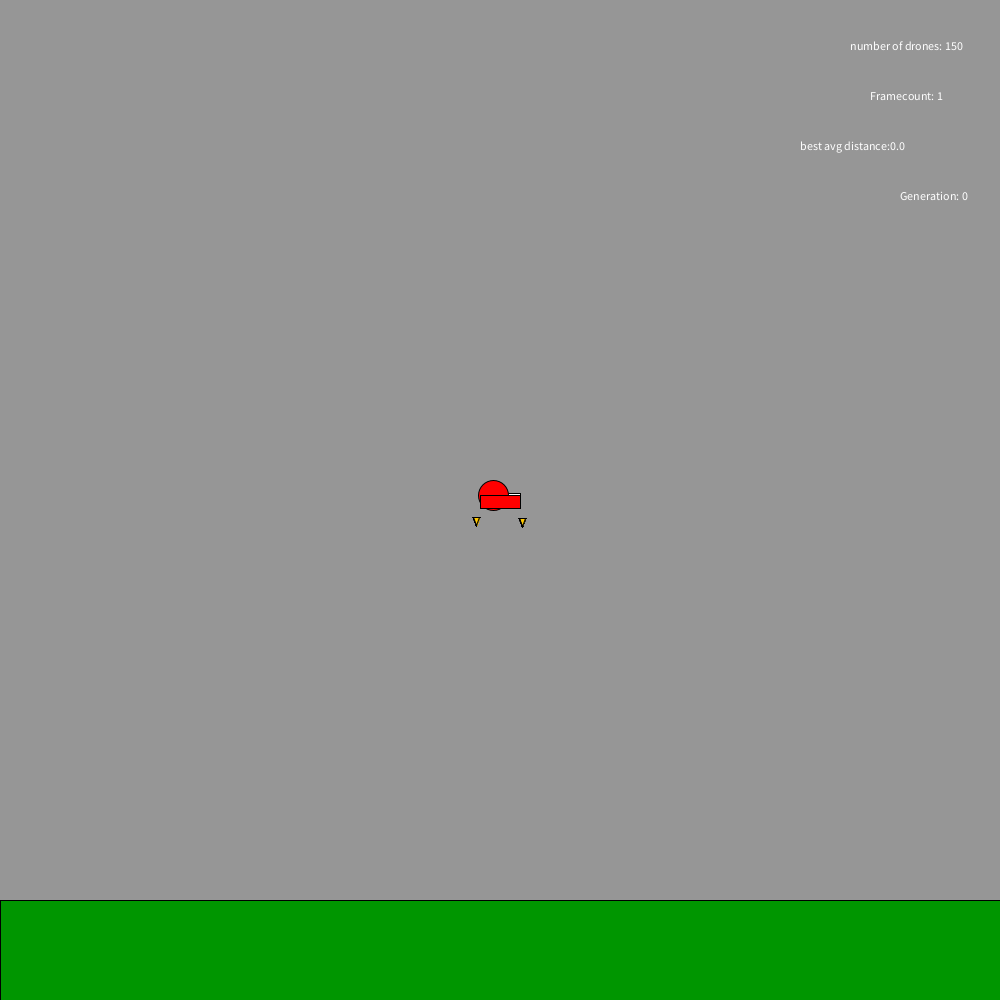
Frame 1 (no input)
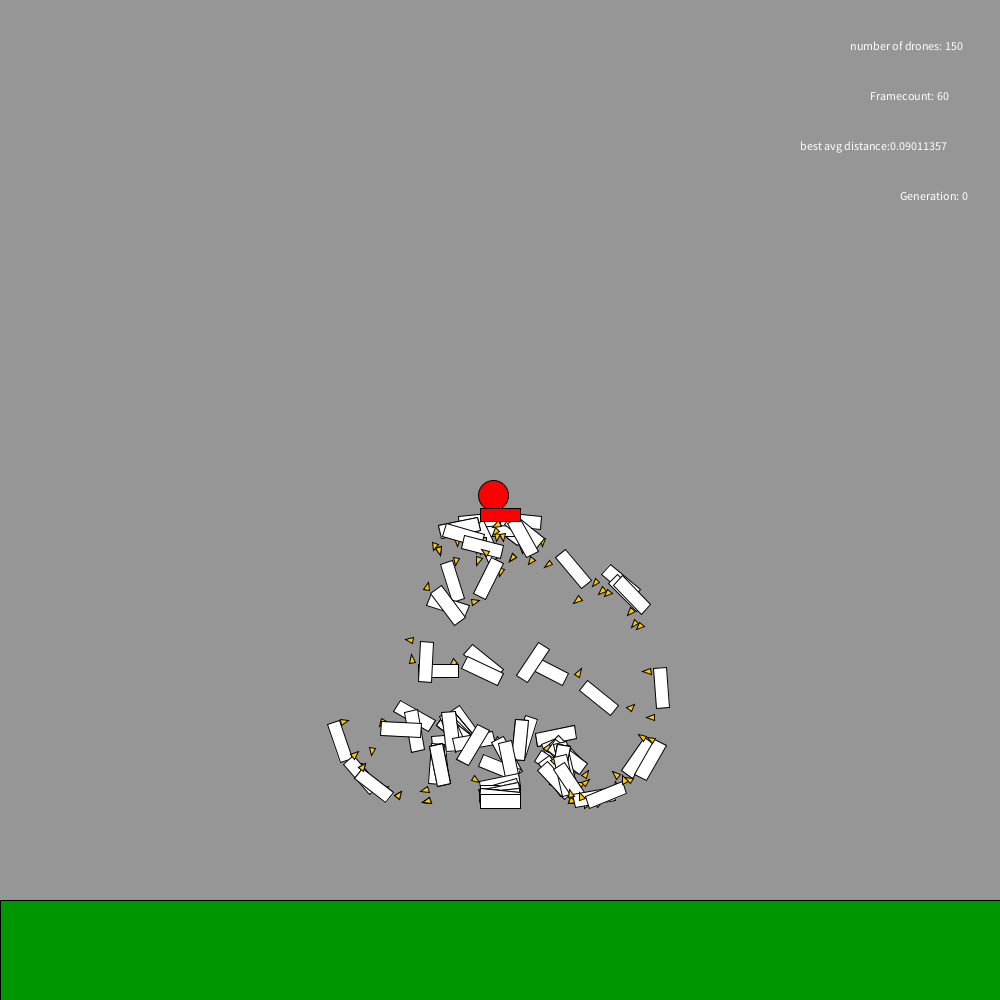
Frame 60 (the mouse pressed at the canvas centre just before this capture)
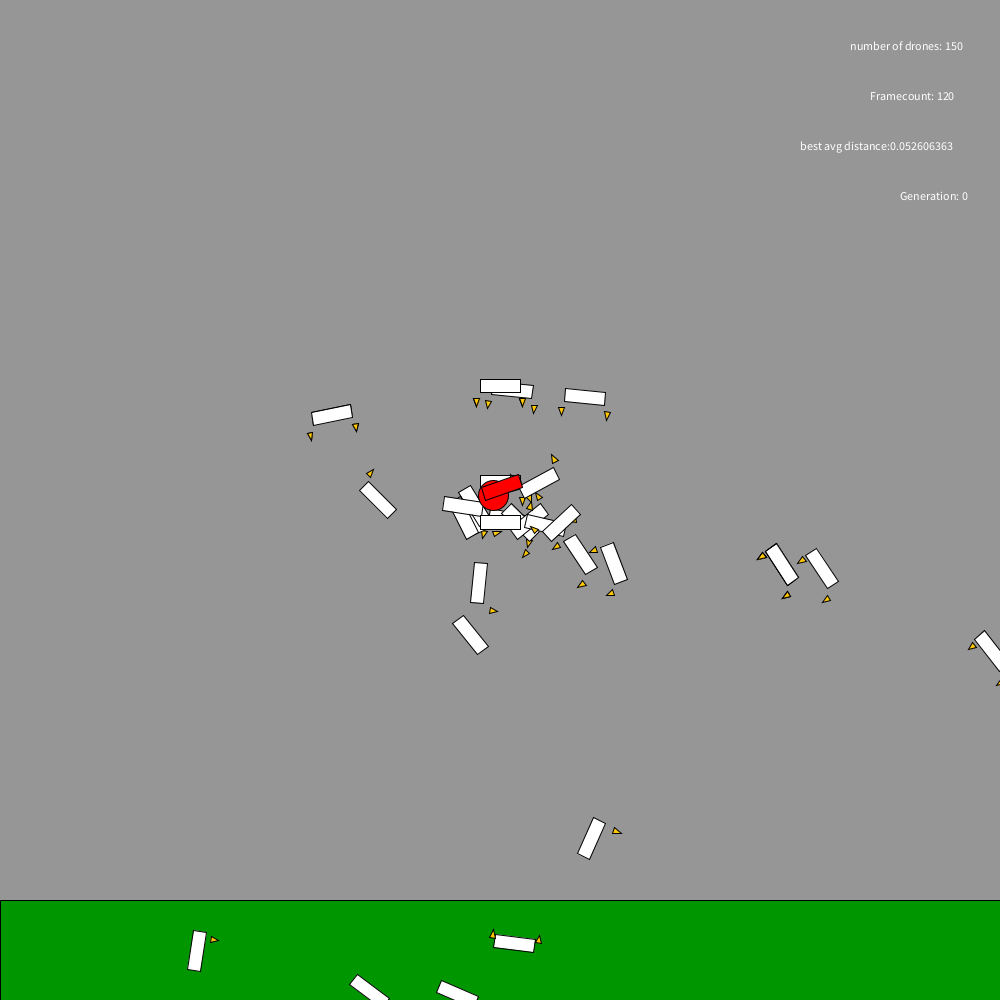
Frame 120 (the mouse held since frame 60 and released just before this capture)

The Processing sketch that drew these frames (run headless with seeded random() and noise(); from frame 60 on, the mouse is pressed at the canvas centre):

// Processing sketch: droneSim_for_NN_Testing
// ── droneSim_for_NN_Testing.pde
import java.util.*;



int gen;
int population;
ArrayList<Drone> drones;
int[] layout = {8,10,2};
Target t = new Target(750, 250, 30);
Boolean reached =false;




void setup() {
  
  frameRate(240);

  population =150;
  drones = new ArrayList();
  ;
  for (int i = 0; i<population; i++) {
    drones.add(new Drone(500, 500, new NeuralNet(layout)));
  }
  size(1000, 1000);
  t.relocate();
}





void draw() {


  background(150);
  push();
  fill(0, 150, 0);
  rect(0, 900, 1000, 100);
  pop();
  text("Framecount: "+frameCount, 870, 100);
  text("best avg distance:"+drones.get(0).distavg, 800, 150);
  text("Generation: "+gen, 900, 200);
  text("number of drones: "+drones.size(), 850, 50);
  Collections.sort(drones);
  for (int i = 0; i<drones.size(); i++) {
    Drone d=drones.get(i);
    d.show();
    d.update(t);
    d.think(t);
    d.act();
  }
  t.show();
  fill(255, 0, 0);
  drones.get(0).show();
  //drones.get(0).brain.show(10,10,200,false);  //displaying Neural Network of best Performance
  fill(255);


if(gen<6){             //adjust generational Duration
  if ((frameCount%400==0)||drones.size()<6) {
    newGen();
  }
}else if(gen<35){
if ((frameCount%550==0)||drones.size()<6) {
    newGen();
  }
}else{
if ((frameCount%1600==0)||drones.size()<6) {
    newGen();
  }
}
}




void newGen() {
  
  gen++;
  //if(gen>25){
  t.relocate();
  //}
 
  Collections.sort(drones);
 
 int offspring = 50;        //adjust amount of offpring a succesful Drone has
 int topX = 3;              //adust how many Drones get to reproduce in a given generation
 
 
  Drone[] tempDrone = new Drone[topX*offspring];
  for (int i = 0; i<drones.size(); i++) {
    if (i<topX) {  
      for (int j = 0; j<offspring; j++) {
        tempDrone[i*offspring+j]=reproduce(drones.get(i));
      }
    } else {
      drones.remove(i);
      i--;
    }
  }
  for (int i = 0; i<tempDrone.length; i++) {
    drones.add(tempDrone[i]);
  }


  for (int i = 0; i<drones.size(); i++) {
    Drone d = drones.get(i);
    
    d.pos = new PVector(500, 500);
    d.vel.mult(0);
    d.minDistToTarget=1000;
    d.distacceleration=0;
    d.divisor=1;
    d.rotation=PI;
  }
}






Drone reproduce(Drone parent) {

  Drone child = new Drone(500, 500, new NeuralNet(parent.brain));
  child.mutate(0.05, 0.1);     //adjust amount of mutation
  parent.rotation=PI;
  return child;
}

// ── Drone.pde
import java.util.*;

class Drone implements Comparable<Drone>{
 
  float rotation = PI;
  float rotVel =0.00;
  PVector pos;
  PVector vel = new PVector(0,2);
  PVector acceleration = new PVector(0,0);
  float size = 20;
  
  
  //the following floats serve the calculation of the fitness
  int score;
  PVector distToTarget;
  float minDistToTarget = 1000;
  float distacceleration = 0;
  float divisor =0;
  float distavg =0;
  
  
  
  Target target;
  NeuralNet brain;
  
  public Drone(float x, float y, NeuralNet in){
    pos = new PVector(x,y);
    brain = in;
  }
  
  void mutate(float amount, float frequency){
    brain.mutate(amount,frequency);
  }
  
  
  void show(){
    push();
    translate(pos.x,pos.y);
    rotate(rotation);
    rect(-size,-size/3.0, size*2, size/1.5);
    //rect(-size*1.2,-size/2.0, size/4.0, size);
    //rect(size, -size/2.0, size/4.0, size);
    //circle(0,0,size);
    
    pop();
    
    //brain.show(10, 10, 200, true);
  }
  
  void update(Target t){
    target = t;
    rotation+=rotVel;
    pos.add(vel);
    vel.add(new PVector(0,0.15)); //exerts gravitational force
    vel.mult(0.99);
    rotVel*=0.9;
    //if(rotation<0.5*PI){rotVel*=-1;}
    //if(rotation>3*0.5*PI){rotVel*=-1;}
    
   distToTarget= new PVector(pos.x-t.pos.x, pos.y-t.pos.y);
    
    if(distToTarget.mag()<minDistToTarget){minDistToTarget=distToTarget.mag();}
    
    divisor++;
    distacceleration+=sq(distToTarget.mag()/100);
    distavg = distacceleration/divisor;
  }
  
  void fireLeft(float in){
    push();
    translate(pos.x,pos.y);
    rotate(rotation);
    fill(255,200,0);
    triangle(size*1.3, -size*0.8, size, -size*0.8, size*1.15, -size*1.2);
    pop();
    rotVel+=0.02*in;
    acceleration = new PVector(0,0.2*in);
    acceleration.rotate(rotation);
    vel.add(acceleration);
    
  }
  
    void fireRight(float in){
      push();
    translate(pos.x,pos.y);
    rotate(rotation);
    fill(255,200,0);
    triangle(-size*1.3, -size*0.8, -size, -size*0.8, -size*1.15, -size*1.2);
    pop();
    rotVel-=0.02*in;
    acceleration = new PVector(0,0.2*in);
    acceleration.rotate(rotation);
    vel.add(acceleration);
  }
  
  void think(Target t){
    float[] inputArray = {distToTarget.x, distToTarget.y,(rotation%(2*PI))-PI,rotVel, acceleration.mag(),acceleration.heading() ,atan(1/vel.x) ,atan(1/vel.y)};
    brain.run(inputArray);
  }
  
  void act(){
   float[] action = brain.outputLayer();
   if(action[0]>0){fireLeft(0.5);}
   if(action[1]>0){fireRight(0.5);}
   
  }
  
    public int compareTo(Drone other){
     if(other.distavg>this.distavg){
       return -1;
     }else if(other.distavg<this.distavg) {
       return 1;
     }
     else{
       return 0;
     }
    }
}

// ── Edge.pde
class Edge{
 
  float weight;
  float colorShift;
  
  public Edge( float fac, float pF){
    weight = fac;
    colorShift = (weight+pF)*(250.0/(2*pF));
  }
  
  void show(float inx,float iny,float outx,float outy){
    push();
    stroke(250-colorShift,0.5*colorShift,colorShift, 150);
    strokeWeight(3);
    line(inx, iny, outx, outy);
    pop();
  }
  
  void mutate(float amount){
    
    
    weight+=random(-amount, amount);
    colorShift = (weight+10)*12.5;
   
  }
  
  void setWeight(float in){
    weight=in;
  }


}

// ── NeuralNet.pde
class NeuralNet{
  
  float pF = 10;
  int parameter;
  
  public int[] layout;
  
  ArrayList<Node[]> layers = new ArrayList();
  ArrayList<Edge[][]> edges = new ArrayList();
  
  public NeuralNet(int[] in){
    layout = in;
    this.fillNet();
    parameter = calcParameter();
  }
  
  
  
  public NeuralNet(NeuralNet in){
    this.layout = in.layout;
    this.pF = in.pF;
    this.layers = nodeCopy(in);
    this.edges = edgeCopy(in);
    parameter = calcParameter();
  }
  
  
  
  
  void fillNet(){
    for(int i =0; i<layout.length; i++){
     
      Node[] nodes = new Node[(int)layout[i]];
    
      if(i<layout.length-1){
        
         Edge[][] connections = new Edge[(int)layout[i]][(int)layout[i+1]];
         
         for(int j =0; j<layout[i]; j++){
          for(int k = 0; k<layout[i+1]; k++){
             connections[j][k]=new Edge(random(-pF,pF), pF);
          }
         }
         
         edges.add(connections);
      }
      for(int j =0; j<layout[i]; j++){
       nodes[j]=new Node();
       
      }
       layers.add(nodes);
     }
   }
   
   
   
   
   
   
   
   void show(float x, float y, float size, boolean showParameter){
    // print("layers: "+layers.size());
    // print("edges: "+edges.size());
     for(int i = 0; i<layers.size()-1; i++){
       for(int j = 0; j<layers.get(i).length; j++){
         for(int k = 0; k<layers.get(i+1).length; k++){
           edges.get(i)[j][k].show(x+((size/(layers.size()-1.0))*i), y+((size/(layers.get(i).length+1.0))*(j+1.0)), x+((size/(layers.size()-1.0))*(i+1.0)), y+((size/(layers.get(i+1).length+1.0))*(k+1.0)));
         }    
       }
     }
     for(int i = 0; i<layers.size(); i++){
       for(int j = 0; j<layers.get(i).length; j++){
         layers.get(i)[j].show(x+((size/(layers.size()-1.0))*i), y+((size/(layers.get(i).length+1))*(j+1.0)));
       }
     }
     
     if(showParameter){
       push();
         textSize(10);
         fill(0,0,255);
         text(parameter+" parameters", x+size-50, y);
       pop();
     }
   }
   
   int calcParameter(){
     int parameter = 0;
       for(int i =0; i<layout.length; i++){
         parameter+=layout[i]*2;
         if(i<layout.length-1){
           parameter+=layout[i]*layout[i+1];
         }
       }
       return parameter;
   }
   
   
   
   
   
   
   void run(){
     for(int i = 1; i<layers.size(); i++){
       for(int j = 0; j<layers.get(i).length;j++){
         float[] in = new float[layers.get(i-1).length];
           for(int k = 0; k<in.length;k++){
             in[k]=layers.get(i-1)[k].getValue()*edges.get(i-1)[k][j].weight;
           }
         layers.get(i)[j].recive(in);
       }
     }
   }
   
   
    void run(float[] input){
       inputValues(input);
     for(int i = 1; i<layers.size(); i++){
       for(int j = 0; j<layers.get(i).length;j++){
         float[] in = new float[layers.get(i-1).length];
           for(int k = 0; k<in.length;k++){
             in[k]=layers.get(i-1)[k].getValue()*edges.get(i-1)[k][j].weight;
           }
         layers.get(i)[j].recive(in);
       }
     }
   }
   
   
   
  
  void inputValues(float[] in){
    if(in.length!=layers.get(0).length){
      print("invalid input");
    }else{
      for(int i = 0; i < in.length; i++){
        layers.get(0)[i].setValue(atan(in[i])/PI);
      }
    }
  }
  

 void mutate(float in, float pos){
  for(int i = 0; i<layers.size(); i++){
       for(int j = 0; j<layers.get(i).length;j++){
        
         if(random(0,1)<pos){
          layers.get(i)[j].mutate(in*4, in*4); 
         }
         
         if(i<layers.size()-1){
           for(int k = 0; k<layers.get(i+1).length;k++){
           if(random(0,1)<pos){
             edges.get(i)[j][k].mutate(in);
           }
         }
       }
     }
   }
 }
 
 float outputSum(){
   float out = 0;
    for(int i = 0; i<layers.get(layers.size()-1).length; i++){
      out+=layers.get(layers.size()-1)[i].value;
    }
    return out;
 }
 
 float[] outputLayer(){
   float[] out = new float[layout[layout.length-1]];
   for(int i = 0; i<out.length;i++){
     out[i]=layers.get(layers.size()-1)[i].value;
   }
   return out;
 }
 
 
 
 
 
   ArrayList<Edge[][]> edgeCopy(NeuralNet in){
     
   ArrayList<Edge[][]> out = new ArrayList();
   for(int i =0; i<in.edges.size(); i++){
         Edge[][] connections = new Edge[(int)in.layout[i]][(int)in.layout[i+1]];
         for(int j =0; j<layout[i]; j++){
          for(int k = 0; k<layout[i+1]; k++){
             connections[j][k]=new Edge(in.edges.get(i)[j][k].weight, pF);
          }
         }
         out.add(connections);
      }      
      return out;
   }
   
   
   
   
   
   ArrayList<Node[]> nodeCopy(NeuralNet in){
     ArrayList<Node[]> out = new ArrayList();
     for(int i =0; i<in.layers.size(); i++){
         Node[] nodes = new Node[(int)in.layout[i]];
         for(int j =0; j<in.layout[i]; j++){
           nodes[j]=new Node();
           nodes[j].setBiasAndW(in.layers.get(i)[j].bias,in.layers.get(i)[j].w);
         }
         out.add(nodes);
     }
   return out;  
   }
 


}

// ── Node.pde
class Node {
  float value;
  float bias = 0;
  float w = 1;

  void recive(float[] in) {
    float sum = 0;
    for (int i = 0; i < in.length; i++) {
      sum+=in[i];
    }
    value = atan(sum*w+bias)/PI*2;
  }

  float getValue() {
    return this.value;
  }

  void setValue(float in) {
    value = in;
  }

  void setBiasAndW(float b, float wIn) {
    bias=b;
    w=wIn;
  }


  public void show(float x, float y) {

    push();
    fill(value*128+128);
    circle(x, y, 15);
    fill(230, 130, 0);
    text(value, x-5, y-5);
    pop();
  }






  public void mutate(float biasMutation, float wMutation) {

    float bFactor = random(-biasMutation, biasMutation);
    float wFactor = 1+random(-wMutation, wMutation);

    bias+=bFactor;
    w*=wFactor;
  }
}

// ── Target.pde
class Target{

  PVector pos;
  float diameter;
  
  public Target(float x, float y, float dia){
    pos=new PVector(x,y);
    diameter = dia;
  }
  
  
  void relocate(){
     pos.x=250+(random(400));
     pos.y=300+(random(500));
  }
  
  
  void show(){
    push();
    fill(255, 0,0);
    circle(pos.x, pos.y, diameter);
    pop();
  }
  
  
  
}
